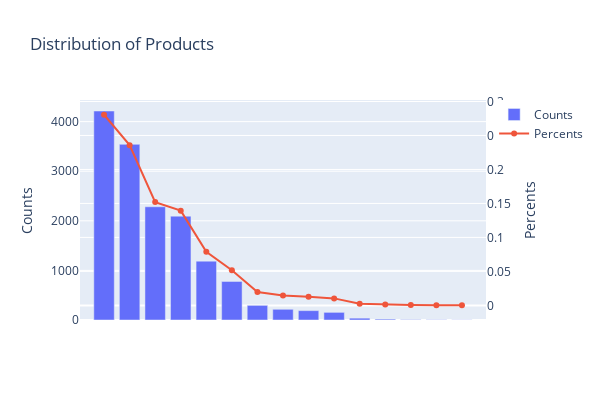

Source (notebook cell):
### Code cell
import plotly.graph_objects as go

# Create a figure
fig = go.Figure()

# Add bar trace for Counts
fig.add_trace(go.Bar(x=df_products.index, y=df_products['Counts'], name='Counts'))

# Add line trace for Percents, set to secondary y-axis
# Convert percentages to float for plotting
df_products['Percents'] = df_products['Percents'].str.rstrip('%').astype('float') / 100.0
fig.add_trace(go.Scatter(x=df_products.index, y=df_products['Percents'], name='Percents', yaxis='y2', mode='lines+markers'))

# Set up the layout, including dual y-axes
fig.update_layout(
    yaxis=dict(title='Counts'),
    yaxis2=dict(title='Percents', overlaying='y', side='right'),
    title="Distribution of Products",
    hovermode='x unified',  # Show hover for all traces at the same x value
    autosize=True,
    margin=dict(autoexpand=True),  # Adjust margins to make the graph size adjustable
    width=600,  # Initial width
    height=400   # Initial height
)

# Hide x-axis tick labels
fig.update_xaxes(showticklabels=False)

fig.show()

### Figure 1 — Plotly figure (JSON) as saved in the notebook; plotly's stock layout.template omitted (floating-point values rounded to 4 significant figures)
{"data": [{"name": "Counts", "type": "bar", "x": ["Credit reporting, credit repair services, or other personal consumer reports", "Vehicle loan or lease", "Checking or savings account", "Consumer Loan", "Debt collection", "Bank account or service", "Mortgage", "Credit card or prepaid card", "Money transfer, virtual currency, or money service", "Payday loan, title loan, or personal loan", "Credit reporting", "Credit card", "Money transfers", "Student loan", "Other financial service"], "y": [4214, 3542, 2283, 2094, 1187, 777, 295, 216, 189, 154, 37, 18, 7, 5, 3]}, {"mode": "lines+markers", "name": "Percents", "type": "scatter", "x": ["Credit reporting, credit repair services, or other personal consumer reports", "Vehicle loan or lease", "Checking or savings account", "Consumer Loan", "Debt collection", "Bank account or service", "Mortgage", "Credit card or prepaid card", "Money transfer, virtual currency, or money service", "Payday loan, title loan, or personal loan", "Credit reporting", "Credit card", "Money transfers", "Student loan", "Other financial service"], "y": [0.2805, 0.2358, 0.152, 0.1394, 0.079, 0.0517, 0.0196, 0.0144, 0.0126, 0.0103, 0.0025, 0.0012, 0.0005, 0.0003, 0.0002], "yaxis": "y2"}], "layout": {"autosize": true, "height": 400, "hovermode": "x unified", "margin": {"autoexpand": true}, "title": {"text": "Distribution of Products"}, "width": 600, "xaxis": {"showticklabels": false}, "yaxis": {"title": {"text": "Counts"}}, "yaxis2": {"overlaying": "y", "side": "right", "title": {"text": "Percents"}}}}
